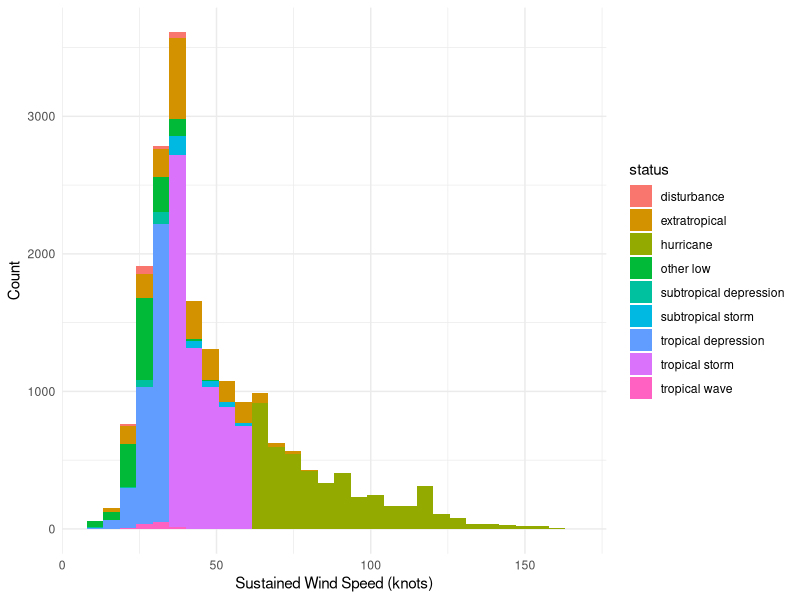
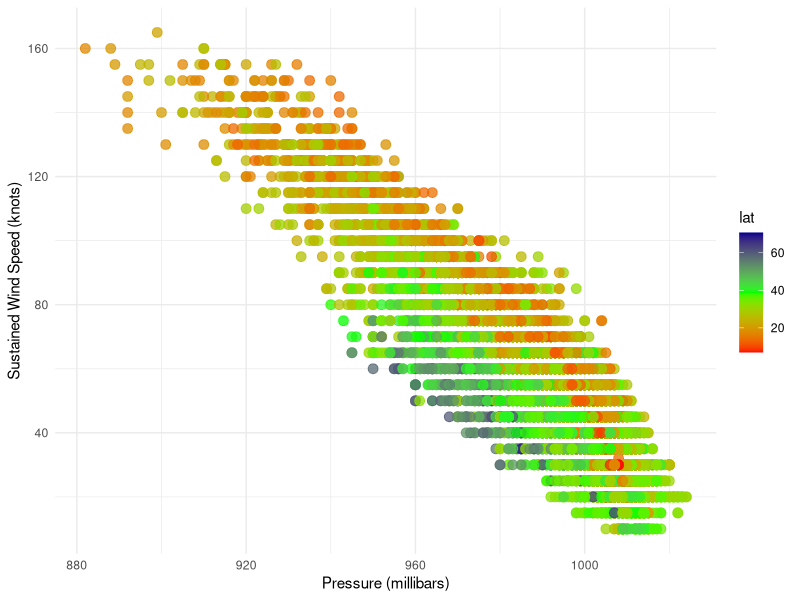
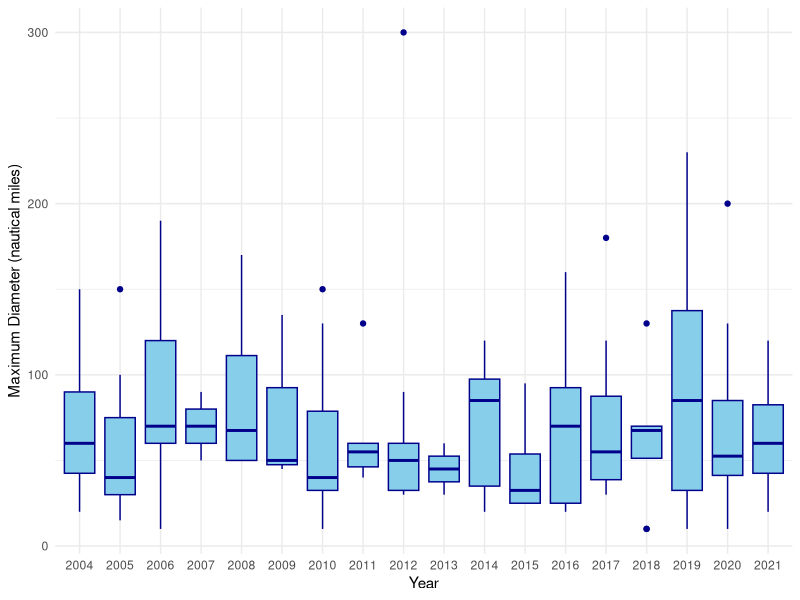

Source code (R) for these figures, in order:
## ---- chunk 1
knitr::opts_chunk$set(echo = FALSE, message = FALSE)
library(tidyverse)
## ---- chunk 2
storms <- read_csv("data/atlantic_storms.csv")
summary(storms)
## ---- chunk 3
storms %>% 
  ggplot()+
  geom_histogram(aes(x = wind, fill = status)) +
  theme_minimal() +
  labs(color = "Storm Type") + 
  ylab("Count") +
  xlab("Sustained Wind Speed (knots)") 
## ---- chunk 4
storms %>%
  ggplot() +
  geom_point(aes(x = pressure, y = wind, color = lat), alpha = 0.75, cex = 3) +
  scale_color_gradientn(colors = c( "red", "green", "darkblue")) +
  theme_minimal() +
  labs(fill = "Latitude") + 
  xlab("Pressure (millibars)") +
  ylab("Sustained Wind Speed (knots)") 
## ---- chunk 5
hurricanes <- storms %>% 
  filter(status == 'hurricane') %>%
  group_by(name, year) %>%
  summarize(max_force_diameter = max(hurricane_force_diameter)) %>%
  filter(!is.na(max_force_diameter))
## ---- chunk 6
hurricanes %>%
  ggplot() +
  geom_boxplot(aes(x = as.factor(year), y = max_force_diameter), color = "darkblue", fill = "skyblue") +
  theme_minimal() +
  xlab("Year") +
  ylab("Maximum Diameter (nautical miles)")
